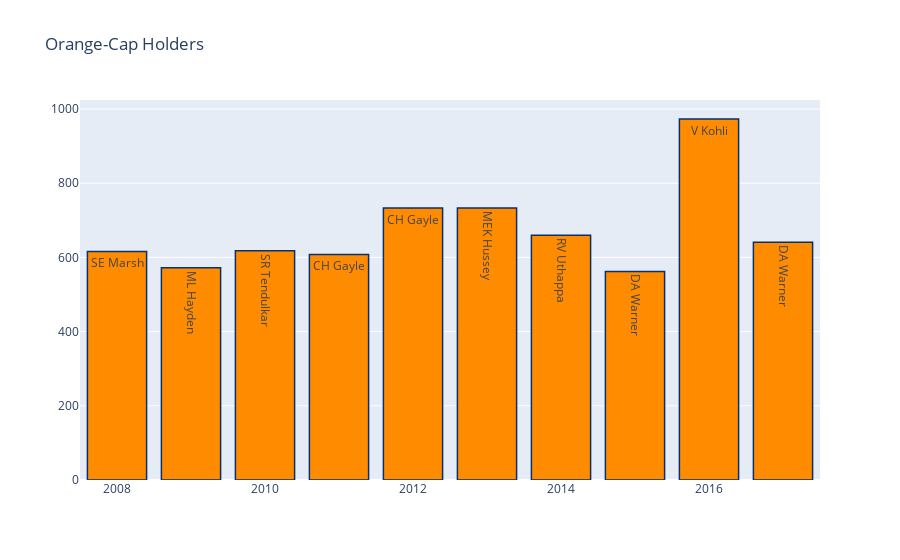

Notebook source saved alongside this figure:
### Code cell
orange=matches[['id','season']]
orange=orange.merge(delivery,left_on='id',right_on='match_id',how='left')
orange=orange.groupby(['season','batsman'])['batsman_runs'].sum().reset_index()
orange=orange.sort_values('batsman_runs',ascending=0)
orange=orange.drop_duplicates(subset=["season"],keep="first")
orange.sort_values(by='season')

trace1 = go.Bar(
    x=orange['season'].values,
    y=orange['batsman_runs'].values,
    name='Total Matches',
    text=orange['batsman'].values,
    marker=dict(
        color='rgb(255,140,0)',
        line=dict(
            color='rgb(8,48,107)',
            width=1.5,
        )
    ),
    opacity=1
)


layout = go.Layout(
    title='Orange-Cap Holders'
)
data=[trace1]
fig = go.Figure(data=data, layout=layout)
py.iplot(fig, filename='stacked-bar')

### Figure 1 — Plotly figure (JSON) as saved in the notebook; plotly's stock layout.template omitted (floating-point values rounded to 4 significant figures)
{"data": [{"marker": {"color": "rgb(255,140,0)", "line": {"color": "rgb(8,48,107)", "width": 1.5}}, "name": "Total Matches", "opacity": 1, "text": ["V Kohli", "MEK Hussey", "CH Gayle", "RV Uthappa", "DA Warner", "SR Tendulkar", "SE Marsh", "CH Gayle", "ML Hayden", "DA Warner"], "type": "bar", "x": [2016, 2013, 2012, 2014, 2017, 2010, 2008, 2011, 2009, 2015], "y": [973, 733, 733, 660, 641, 618, 616, 608, 572, 562]}], "layout": {"title": {"text": "Orange-Cap Holders"}}}
